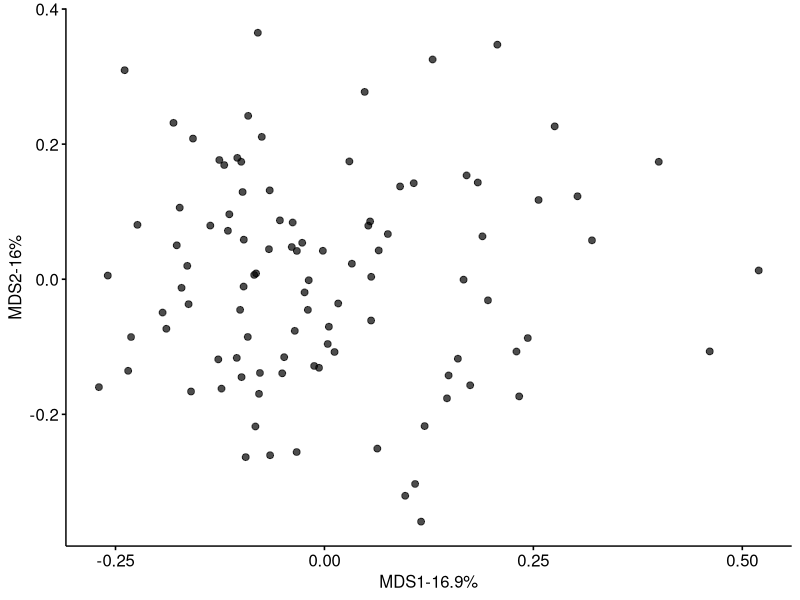

Write R code to recreate this figure.
## ---- chunk 1
knitr::opts_chunk$set(echo = TRUE, message = F)
## ---- chunk 2
library(vegan)
library(tidyverse)
library(ggpubr)
## ---- chunk 3
# create a fake counts matrix, rows: features; columns: samples
set.seed(2)
dat <- c(rep(0, 100), 100 * rgamma(900, shape = 1, rate = 2))
cts <- matrix(data = sample(dat, size = 1000, replace = F),
              nrow = 10,
              ncol = 100)

# normalize by sample
cts_norm <- sweep(cts, 2, colSums(cts), FUN="/")

# calculate pairwise distance, any metric you think suitable
# need to transpose the matrix to make samples as the rows
# here bray curtis is used
dist_ <- vegdist(t(cts_norm), method = 'bray')

# get the pcoa results, request to return eigen values so we can calculate percent variance in each dimension 
pcoa_ <- cmdscale(dist_, eig = T) 

percent_var <- round( pcoa_$eig/sum(pcoa_$eig)*100, digits = 1)

# plot 
pcoa_$points %>% 
  as.data.frame() %>% 
  ggscatter(x = 'V1', y = 'V2', alpha = 0.7,
            xlab = str_glue("MDS1-{percent_var[1]}%"),
            ylab = str_glue("MDS2-{percent_var[2]}%"))
